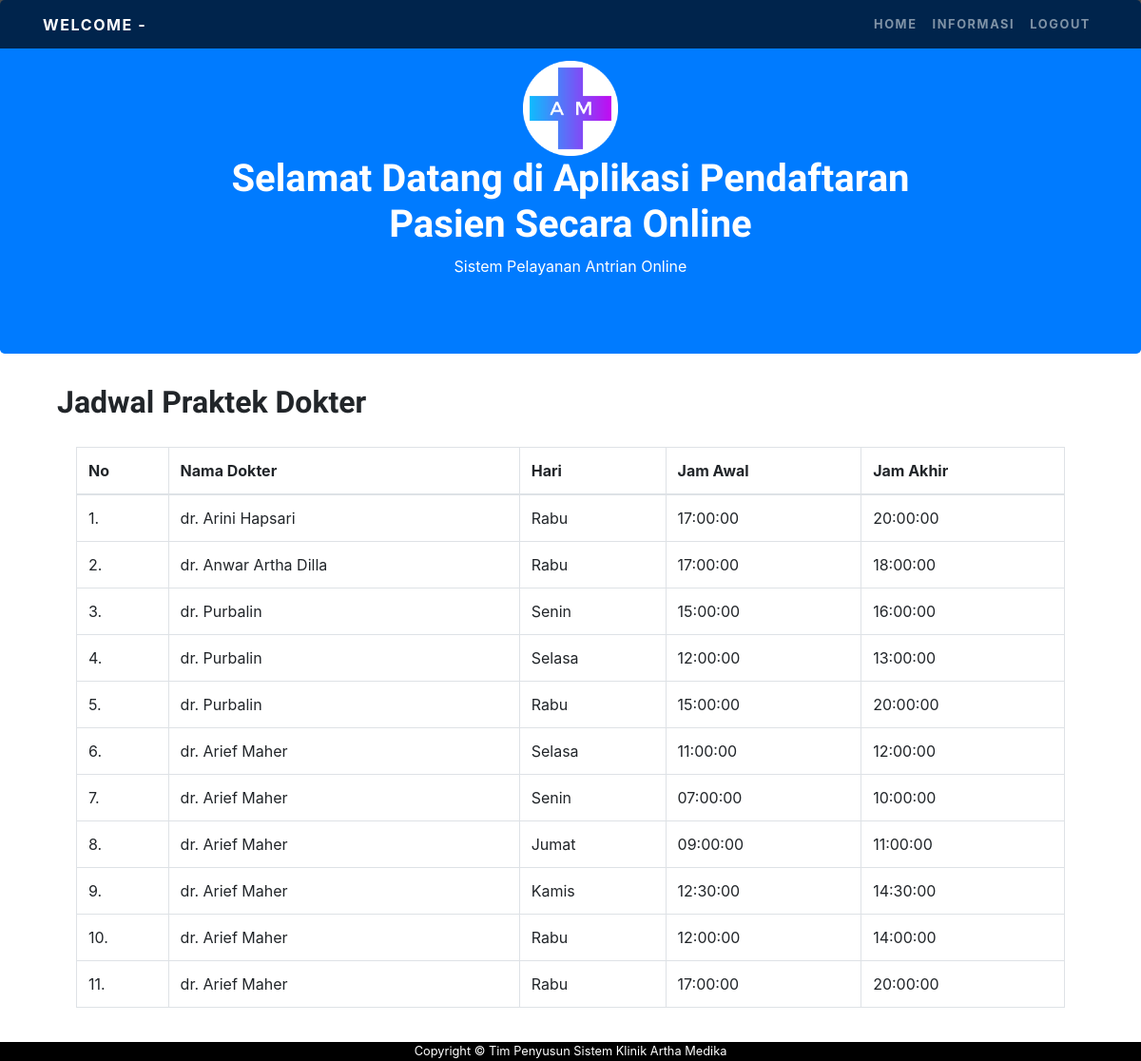
/pasien/informasi-pasien.php, run on the app's committed database.
### tables this page shows
CREATE TABLE IF NOT EXISTS `jadwal` (
`id_jadwal` int(1) NOT NULL,
  `id_dokter` int(1) NOT NULL,
  `hari` varchar(6) NOT NULL,
  `tgl` date NOT NULL,
  `jam_awal` time NOT NULL,
  `jam_akhir` time NOT NULL
);

CREATE TABLE IF NOT EXISTS `dokter` (
`id_dokter` int(1) NOT NULL,
  `nama` varchar(30) NOT NULL,
  `tgl_lahir` date NOT NULL,
  `jk` varchar(10) NOT NULL,
  `alamat` varchar(50) NOT NULL,
  `tlp` varchar(14) NOT NULL,
  `spesialis` varchar(17) NOT NULL
);

### pasien/informasi-pasien.php (the view, shortened to what this page needs)
<!DOCTYPE html>
<html lang="en">
<head>
  <link href="vendor/bootstrap/css/bootstrap.min.css" rel="stylesheet">
  <link href="css/one-page-wonder.min.css" rel="stylesheet">
</head>
<body>
  <nav class="navbar navbar-expand-lg navbar-dark navbar-custom fixed-top">
    <div class="container">
      <a class="navbar-brand" href="#">WELCOME -
        <?php
        if(isset($_SESSION['nama_lengkap'])){
          echo " " .$_SESSION["nama_lengkap"].'<br/>';
        }?></a>
        <div class="collapse navbar-collapse" id="navbarResponsive">
          <ul class="navbar-nav ml-auto">
            <li class="nav-item">
              <a class="nav-link" href="index.php">Home</a>
            </li>
            <li class="nav-item">
              <a class="nav-link" href="informasi-pasien.php">Informasi</a>
            </li>
            <li class="nav-item">
              <a class="nav-link" href="#" data-toggle="modal" data-target="#logoutModal">Logout</a>
            </li>
        </ul>
      </div>
    </div>
  </nav>
  <!DOCTYPE html>
  <html lang="en">
  <head>
    <link rel="stylesheet" href="https://maxcdn.bootstrapcdn.com/bootstrap/4.4.1/css/bootstrap.min.css">
  </head>
  <body>
    <div class="bg-primary text-white jumbotron text-center">
     <img class="center" src="../image/logo.png" style="width:100px;height:100px;"/>
     <h1>Selamat Datang di Aplikasi Pendaftaran <br>Pasien Secara Online</h1>
     <p>Sistem Pelayanan Antrian Online</p>
   </div>
   <div class="container">
    <div class="col-sm-12">
      <h2>Jadwal Praktek Dokter</h2>
      <div class="card-body">
        <div class="table-responsive">
          <table class="table table-bordered" id="dataTable" width="100%" cellspacing="0">
            <thead>
              <tr>
                <th>No</th>
                <th>Nama Dokter</th>
                <th>Hari</th>
                <th>Jam Awal</th>
                <th>Jam Akhir</th>
              </tr>
            </thead>
            <tbody>
              <?php
              include '../process/conSQL.php';
              $no = 1;
              $query = "SELECT * FROM jadwal ORDER BY id_dokter asc";
              $res = mysqli_query($con, $query);
              if(mysqli_num_rows($res) == 0){
                echo '<tr><td colspan="10">Tidak ada data!</td></tr>';
              }else{
               while($data = mysqli_fetch_assoc($res)){
                echo "<tr>";
                echo "<td>".$no++.".</td>";
                $nama_dokter = $data['id_dokter'];
                $nm = "SELECT nama FROM dokter WHERE id_dokter = $nama_dokter  ";
                $result = mysqli_query($con, $nm);
                $dataNm = mysqli_fetch_assoc($result);
                echo "<td>".$dataNm['nama']."</td>";
                echo "<td>".$data['hari']."</td>";
                echo "<td>".$data['jam_awal']."</td>";
                echo '<td>'.$data['jam_akhir'].'</td>';
                echo '</tr>';
              }
            }
            ?>
          </tbody>
        </table>
      </div>
    </div>
  </div>
</div>
<footer class="sticky-footer bg-black">
  <div class="container my-auto ">
    <div class="copyright text-center my-auto text-white small ">
      <span>Copyright &copy; Tim Penyusun Sistem Klinik Artha Medika</span>
    </div>
  </div>
</footer>
</body>
</html>

### data on the page
jadwal: id_dokter.nama "dr. Arini Hapsari", hari "Rabu", jam_awal "17:00:00", jam_akhir "20:00:00"
jadwal: id_dokter.nama "dr. Anwar Artha Dilla", hari "Rabu", jam_awal "17:00:00", jam_akhir "18:00:00"
jadwal: id_dokter.nama "dr. Purbalin", hari "Senin", jam_awal "15:00:00", jam_akhir "16:00:00"
jadwal: id_dokter.nama "dr. Purbalin", hari "Selasa", jam_awal "12:00:00", jam_akhir "13:00:00"
jadwal: id_dokter.nama "dr. Purbalin", hari "Rabu", jam_awal "15:00:00", jam_akhir "20:00:00"
jadwal: id_dokter.nama "dr. Arief Maher", hari "Selasa", jam_awal "11:00:00", jam_akhir "12:00:00"
jadwal: id_dokter.nama "dr. Arief Maher", hari "Senin", jam_awal "07:00:00", jam_akhir "10:00:00"
jadwal: id_dokter.nama "dr. Arief Maher", hari "Jumat", jam_awal "09:00:00", jam_akhir "11:00:00"
jadwal: id_dokter.nama "dr. Arief Maher", hari "Kamis", jam_awal "12:30:00", jam_akhir "14:30:00"
jadwal: id_dokter.nama "dr. Arief Maher", hari "Rabu", jam_awal "12:00:00", jam_akhir "14:00:00"
jadwal: id_dokter.nama "dr. Arief Maher", hari "Rabu", jam_awal "17:00:00", jam_akhir "20:00:00"
